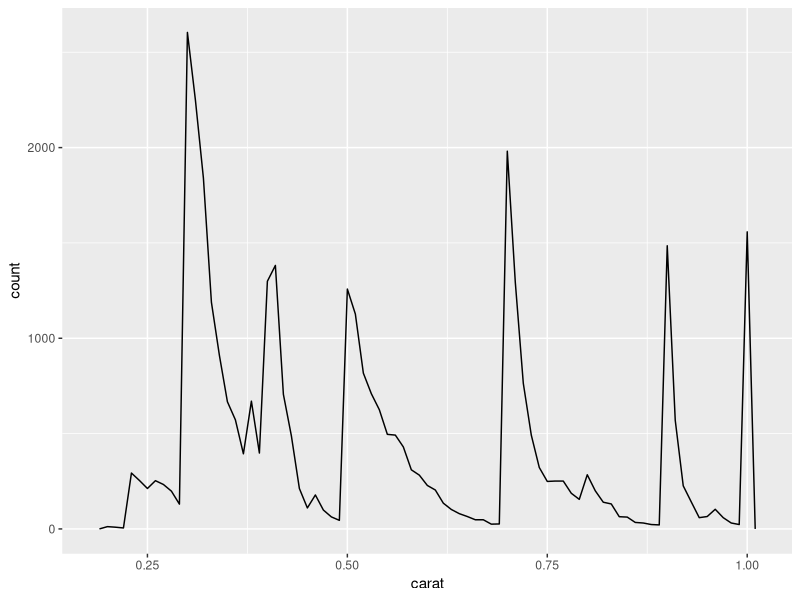

Write the R code that produced this figure.
## ---- chunk 1
head (Titanic)
#Note, Each gray box below is a code chunk. You need to insert a code chunk and put your R code in it. By setting echo = FALSE. this comment and any code will not show in my output document. If it were TRUE, the comment and code would appear. 
## ---- chunk 2
#The include = FALSE function hides both the code and output in my output document

#You need to install these packages first to be able to use the functions within them. You can install them from the Tools tab or write a new code chunk: install.packages("package_name"). 
library(ggplot2)
library(dplyr)
## ---- chunk 3
#this next line is creating a subset called 'smaller' of the diamonds data
smaller <- diamonds %>% 
  filter(carat <= 1)
## ---- chunk 4
#This next chunk is inline code. Inline code puts the text with the output of the function in my document.
## ---- chunk 5
#This next code chunk will make a plot in our output doc
## ---- chunk 6
smaller %>% 
  ggplot(aes(carat)) + 
  geom_freqpoly(binwidth = 0.01)
## ---- chunk 7
#Once all of my code has been written, I click on the Knit button in the tool bar above to produce my document.
